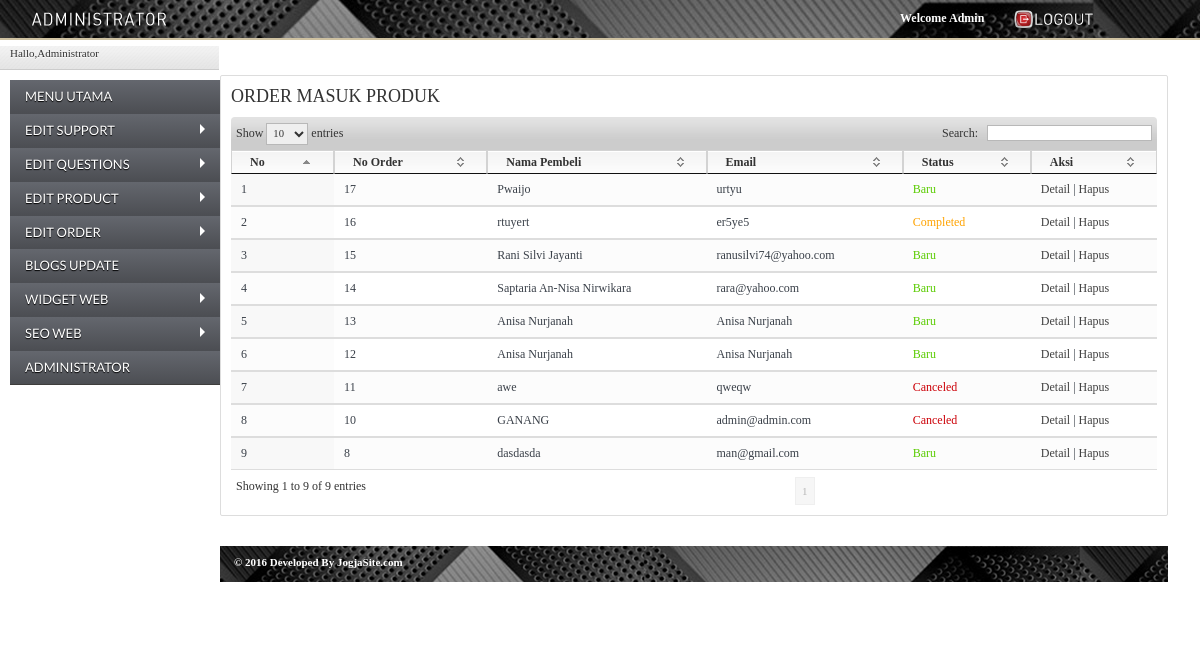
Page /@admin/page.php?module=ordermasuk (signed in) on the committed database.
### tables this page shows
CREATE TABLE IF NOT EXISTS `orders` (
  `id_orders` int(11) NOT NULL,
  `nama` varchar(128) NOT NULL,
  `alamat` varchar(128) NOT NULL,
  `nomor` varchar(24) NOT NULL,
  `email` varchar(128) NOT NULL,
  `id_jasa` int(11) NOT NULL,
  `id_kota` int(11) NOT NULL,
  `status_order` varchar(50) NOT NULL DEFAULT 'Baru',
  `tgl_order` date NOT NULL,
  `jam_order` time NOT NULL,
  `id_member` int(11) NOT NULL
);

### @admin/module/mod_ordermasuk/ordermasuk.php (the view, shortened to what this page needs)
<?php
 if (empty($_SESSION['username']) AND empty($_SESSION['passuser'])){
  echo "<link href='style.css' rel='stylesheet' type='text/css'>
 <center>Untuk mengakses modul, Anda harus login <br>";
  echo "<a href=../../index.php><b>LOGIN</b></a></center>";
}
else{
$aksi="module/mod_ordermasuk/aksi_ordermasuk.php";
switch($_GET[act]){
  default:
    echo "<h2>ORDER MASUK PRODUK</h2>
          <table id='exampless' class='display' cellspacing='0' width='100%'>
          <thead style='background: #9B9B9B;'>
		  <tr>
			<th>No</th><th>No Order</th>
			<th>Nama Pembeli</th>
			<th>Email</th><th>Status</th>
			<th>Aksi</th>
		  </tr></thead><tbody>";
    $tampil=mysql_query("SELECT * FROM orders ORDER BY id_orders DESC");
    $no=1;
    while ($r=mysql_fetch_array($tampil)){
      echo "<tr><td>$no</td>
	  <td>$r[id_orders]</td>
	  <td>$r[nama]</td>
	  <td>$r[email]</td>";
	if($r[status_order] == 'Completed') {
		echo"<td style='color:#FFA300'>$r[status_order]</td>";
	}elseif($r[status_order] == 'Baru') {
		echo"<td style='color:#5ACC00'>$r[status_order]</td>";
	}else{echo"<td style='color:#CC0008'>$r[status_order]</td>";}
	 echo "<td><a href=?module=ordermasuk&act=edit_ordermasuk&id=$r[id_orders]>Detail</a> |
	                  ";?><a onclick="return confirm('Apakah anda yakin menghapus data ini?');" <?php echo"href=$aksi?module=ordermasuk&act=hapus&id=$r[id_orders]>Hapus</a>
		        </tr>";
    $no++;
    }
    echo "</tbody></table>";
    break;
	echo "<h2>Detail Order Produk</h2>"; ?>
		  <?php
}
}
?>

### @admin/css/screen.css (style rules this page uses)
html { background: url('../images/main.gif') top left #EEEEEE; }
body { min-width: 1000px; min-height: 800px; text-align: left; margin: 0px; font-family:'dinttf'; font-size: 12px; color: #3a4049; background-color: #FFFFFF; }
a { color: #414141; text-decoration: none; }
h2 { color: #333333; font-size: 18px; font-weight: normal; padding-top: 10px; margin-bottom: 10px; }
.page table { width: 100%; margin: 0px; margin-bottom: 20px; }
.page th { background: url('../images/header.gif') top left repeat-x #FFFFFF; border-bottom: 1px solid #DDDDDD; text-align: left; line-height: 22px; padding: 4px 6px 4px 6px; color: #333333; white-space: nowrap; }
.page td { background: url('../images/bck_white_50.png') top left; border-bottom: 1px solid #DDDDDD; padding: 4px 1px 4px 1px; }
.dataTables_wrapper table { width: 100% !important; margin: 0px 0px 20px 0px; }
.datatable { clear: both; }
.datatable thead th { cursor: pointer; }

### @admin/media/css/demo_table_jui.css (style rules this page uses)
table.display thead th { padding: 3px 0px 3px 10px; cursor: pointer; * cursor: hand; }
table.display { margin: 0 auto; width: 100%; clear: both; border-collapse: collapse; }
table.display td { padding: 3px 10px; }
tr.odd { background-color: #E2E4FF; }
tr.even { background-color: white; }
tr.odd td.sorting_1 { background-color: #D3D6FF; }
tr.even td.sorting_1 { background-color: #EAEBFF; }

### @admin/menu/css/stylesheet.css (style rules this page uses)
.dataTable { float: left; }

### rows in the picture
orders: id_orders "17", nama "Pwaijo", email "urtyu", status_order "Baru"
orders: id_orders "16", nama "rtuyert", email "er5ye5", status_order "Completed"
orders: id_orders "15", nama "Rani Silvi Jayanti", email "ranusilvi74@yahoo.com", status_order "Baru"
orders: id_orders "14", nama "Saptaria An-Nisa Nirwikara", email "rara@yahoo.com", status_order "Baru"
orders: id_orders "13", nama "Anisa Nurjanah", email "Anisa Nurjanah", status_order "Baru"
orders: id_orders "12", nama "Anisa Nurjanah", email "Anisa Nurjanah", status_order "Baru"
orders: id_orders "11", nama "awe", email "qweqw", status_order "Canceled"
orders: id_orders "10", nama "GANANG", email "admin@admin.com", status_order "Canceled"
orders: id_orders "8", nama "dasdasda", email "man@gmail.com", status_order "Baru"

### other values in the picture
$_SESSION[namalengkap] "Administrator"
